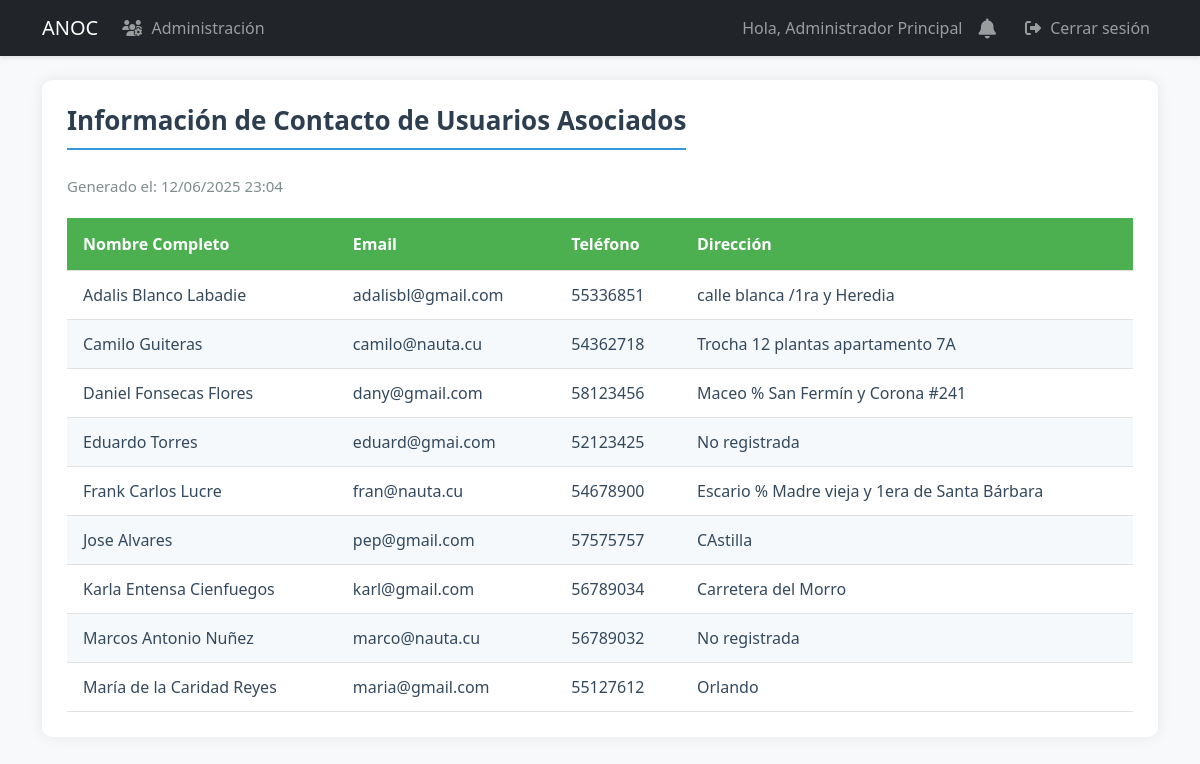
/reports/contact (signed in), run on an earlier commit of the app's database.
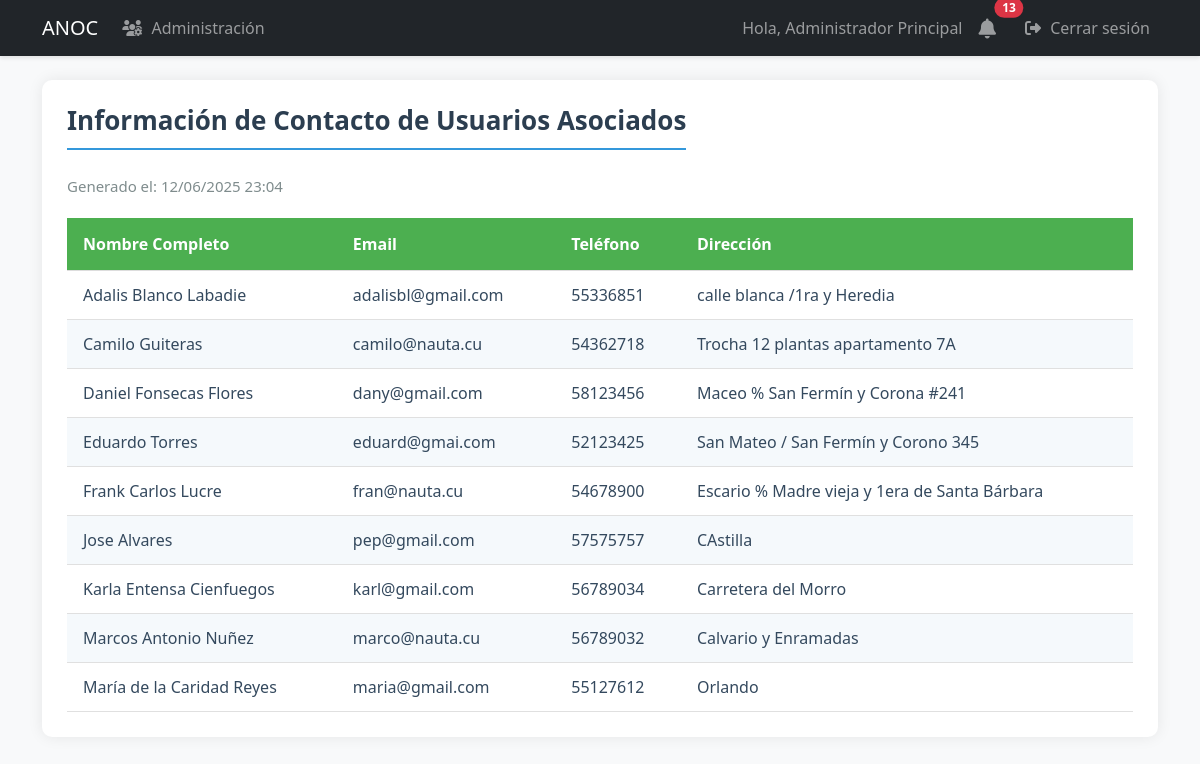
And on a later commit of the database.
### models.py (models this page shows, shortened)
class User(UserMixin, db.Model):
    id = db.Column(db.Integer, primary_key=True)
    username = db.Column(db.String(80), unique=True, nullable=False, index=True)
    email = db.Column(db.String(120), unique=True, nullable=False, index=True)
    password_hash = db.Column(db.String(128))
    role = db.Column(db.String(20), default='user')  # 'admin', 'specialist', 'dependiente', 'user'
    is_associated = db.Column(db.Boolean, default=False, nullable=False)
    full_name = db.Column(db.String(100), nullable=False)
    phone = db.Column(db.String(20), nullable=False)
    profile_image = db.Column(db.String(255))  # Ruta de la imagen de perfil
    last_login = db.Column(db.DateTime)  # Fecha del último inicio de sesión
    is_active = db.Column(db.Boolean, default=True)  # Para manejar cuentas activas/inactivas
    address = db.Column(db.String(200))  # Nuevo campo para dirección
    birds = db.relationship('UserBirds', backref='user', lazy=True, cascade='all, delete-orphan')
    awards = db.relationship('Award', backref='user', lazy=True, cascade='all, delete-orphan')
    notifications = db.relationship('Notification', backref='user', lazy=True)

### app.py (the view)
@app.route('/reports/contact')
@login_required
def contact_report():
    if current_user.role not in ['admin', 'specialist']:
        abort(403)
    associates = db.session.execute(
        select(User).where(User.is_associated == True).order_by(User.full_name)
    ).scalars()
    return render_template('reports/contact_report.html',
                         associates=associates,
                         now=datetime.utcnow())

### app.py (called while the page is built)
@login_manager.user_loader
def load_user(user_id):
    return db.session.get(User, int(user_id))

### templates/reports/contact_report.html (shortened to what this page needs)
{% extends "base.html" %}
{% block content %}
<div class="report-container">
    <h2 class="report-title">Información de Contacto de Usuarios Asociados</h2>
    <div class="report-header">
        <div class="report-meta">
            <span>Generado el: {{ now.strftime('%d/%m/%Y %H:%M') }}</span>
        </div>
    </div>
    <table class="report-table">
        <thead>
            <tr>
                <th>Nombre Completo</th>
                <th>Email</th>
                <th>Teléfono</th>
                <th>Dirección</th>
            </tr>
        </thead>
        <tbody>
            {% for user in associates %}
            <tr>
                <td>{{ user.full_name }}</td>
                <td>{{ user.email }}</td>
                <td>{{ user.phone }}</td>
                <td>{{ user.address or 'No registrada' }}</td>
            </tr>
            {% endfor %}
        </tbody>
    </table>
</div>
{% endblock %}

### templates/base.html (shortened to what this page needs)
<!DOCTYPE html>
<html lang="es">
<head>
    <link href="https://cdn.jsdelivr.net/npm/bootstrap@5.3.0/dist/css/bootstrap.min.css" rel="stylesheet">
    <link href="https://cdnjs.cloudflare.com/ajax/libs/font-awesome/6.4.0/css/all.min.css" rel="stylesheet">
    <link rel="stylesheet" href="{{ url_for('static', filename='css/styles.css') }}">
</head>
<body>
    <nav class="navbar navbar-expand-lg navbar-dark bg-dark">
        <div class="container">
            <a class="navbar-brand" href="{{ url_for('dashboard') }}">ANOC</a>
            <div class="collapse navbar-collapse" id="navbarNav">
                <ul class="navbar-nav me-auto">
                    {% if current_user.is_authenticated and current_user.role == 'admin' %}
                        <li class="nav-item">
                            <a class="nav-link" href="{{ url_for('admin_users') }}">
                                <i class="fas fa-users-cog"></i> Administración
                            </a>
                        </li>
                    {% endif %}
                </ul>
                <ul class="navbar-nav">
                    {% if current_user.is_authenticated %}
                        <li class="nav-item">
                            <span class="nav-link">Hola, {{ current_user.full_name }}</span>
                        </li>
                        <li class="nav-item position-relative me-2">
                            <a class="nav-link" href="{{ url_for('notifications') }}">
                                <i class="fas fa-bell fa-lg"></i>
                                {% if current_user.is_authenticated %}
                                    {% set unread_count = get_unread_notifications_count(current_user.id) %}
                                    {% if unread_count > 0 %}
                                        <span class="position-absolute top-0 start-100 translate-middle badge rounded-pill bg-danger">
                                            {{ unread_count }}
                                        </span>
                                    {% endif %}
                                {% endif %}
                            </a>
                        </li>
                        <li class="nav-item">
                            <a class="nav-link" href="{{ url_for('logout') }}">
                                <i class="fas fa-sign-out-alt"></i> Cerrar sesión
                            </a>
                        </li>
                    {% else %}
                        <li class="nav-item">
                            <a class="nav-link" href="{{ url_for('login') }}">
                                <i class="fas fa-sign-in-alt"></i> Iniciar sesión
                            </a>
                        </li>
                    {% endif %}
                </ul>
            </div>
        </div>
    </nav>
    <div class="container mt-4">
        {% block content %}{% endblock %}
    </div>
</body>
</html>

What changed in the data, as far as the page shows it:
changed User "Eduardo Torres": address "No registrada" → "San Mateo / San Fermín y Corono 345"
changed User "Marcos Antonio Nuñez": address "No registrada" → "Calvario y Enramadas"
Also different on the page:
{{ unread_count }}: (not shown) → "13"
